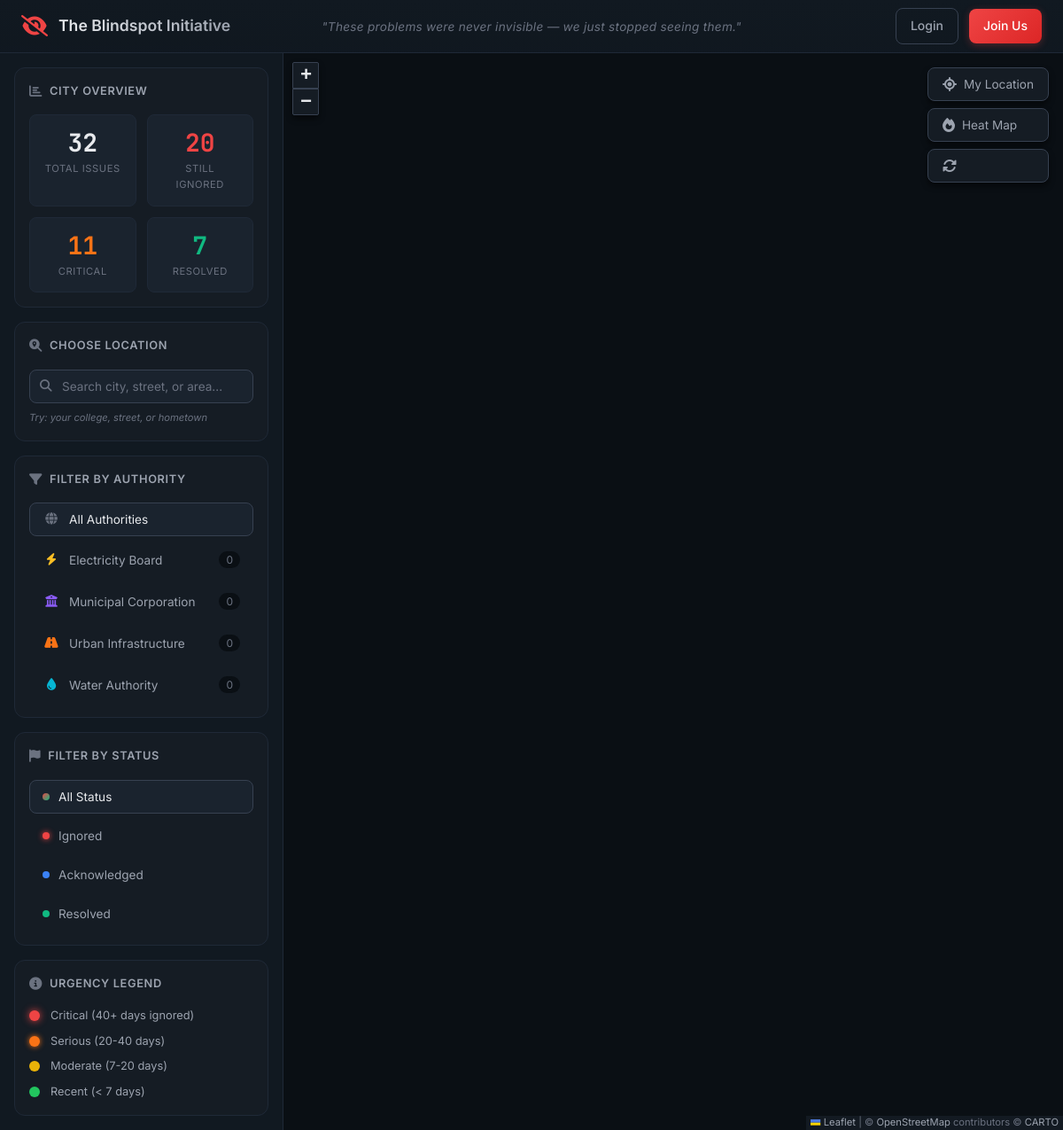
The page / on the database its author committed.
### core/models.py (models this page shows, shortened)
class Authority(models.Model):
    name = models.CharField(max_length=100)
    description = models.TextField(blank=True)
    icon = models.CharField(max_length=50, default='fa-building')  # FontAwesome icon
    color = models.CharField(max_length=7, default='#4d9fff')  # Hex color for markers
    email = models.EmailField(blank=True, help_text="Official email address for notifications")
    class Meta:
        verbose_name_plural = "Authorities"
        ordering = ['name']

### core/views.py (the view)
# urls.py: path('', views.index, name='index'),
def index(request):
    authorities = Authority.objects.prefetch_related('categories').all()
    categories = Category.objects.select_related('authority').all()
    stats = {
        'total_issues': Issue.objects.count(),
        'ignored_issues': Issue.objects.filter(status='ignored').count(),
        'resolved_issues': Issue.objects.filter(status='resolved').count(),
        'critical_issues': Issue.objects.filter(severity__gte=4, status='ignored').count(),
    }
    context = {
        'authorities': authorities,
        'categories': categories,
        'stats': stats,
    }
    return render(request, 'core/index.html', context)

### templates/core/index.html (shortened to what this page needs)
{% extends 'base.html' %}
{% load static %}
{% block content %}
<div class="app-container">
    <aside class="sidebar">
        <div class="panel stats-panel">
            <h3 class="panel-title">
                <i class="fa-solid fa-chart-bar"></i> City Overview
            </h3>
            <div class="stats-grid">
                <div class="stat-card stat-total">
                    <div class="stat-value" id="stat-total">{{ stats.total_issues }}</div>
                    <div class="stat-label">Total Issues</div>
                </div>
                <div class="stat-card stat-ignored">
                    <div class="stat-value" id="stat-ignored">{{ stats.ignored_issues }}</div>
                    <div class="stat-label">Still Ignored</div>
                </div>
                <div class="stat-card stat-critical">
                    <div class="stat-value" id="stat-critical">{{ stats.critical_issues }}</div>
                    <div class="stat-label">Critical</div>
                </div>
                <div class="stat-card stat-resolved">
                    <div class="stat-value" id="stat-resolved">{{ stats.resolved_issues }}</div>
                    <div class="stat-label">Resolved</div>
                </div>
            </div>
        </div>
        <div class="panel search-panel">
            <h3 class="panel-title">
                <i class="fa-solid fa-search-location"></i> Choose Location
            </h3>
            <div class="location-search-wrapper">
                <input type="text" id="location-search" placeholder="Search city, street, or area..."
                    autocomplete="off">
            </div>
            <div class="search-hint">Try: your college, street, or hometown</div>
        </div>
        <div class="panel filter-panel">
            <h3 class="panel-title">
                <i class="fa-solid fa-filter"></i> Filter by Authority
            </h3>
            <div class="filter-list">
                <button class="filter-btn active" data-authority="all">
                    <i class="fa-solid fa-globe"></i>
                    <span>All Authorities</span>
                </button>
                {% for authority in authorities %}
                <button class="filter-btn" data-authority="{{ authority.id }}"
                    style="--authority-color: {{ authority.color }}">
                    <i class="fa-solid {{ authority.icon }}"></i>
                    <span>{{ authority.name }}</span>
                    <span class="filter-count" id="authority-count-{{ authority.id }}">0</span>
                </button>
                {% endfor %}
            </div>
        </div>
        <div class="panel filter-panel">
            <h3 class="panel-title">
                <i class="fa-solid fa-flag"></i> Filter by Status
            </h3>
            <div class="filter-list">
                <button class="filter-btn status-btn active" data-status="all">
                    <span class="status-dot status-all"></span>
                    <span>All Status</span>
                </button>
                <button class="filter-btn status-btn" data-status="ignored">
                    <span class="status-dot status-ignored"></span>
                    <span>Ignored</span>
                </button>
                <button class="filter-btn status-btn" data-status="acknowledged">
                    <span class="status-dot status-acknowledged"></span>
                    <span>Acknowledged</span>
                </button>
                <button class="filter-btn status-btn" data-status="resolved">
                    <span class="status-dot status-resolved"></span>
                    <span>Resolved</span>
                </button>
            </div>
        </div>
        <div class="panel legend-panel">
            <h3 class="panel-title">
                <i class="fa-solid fa-circle-info"></i> Urgency Legend
            </h3>
            <div class="legend-items">
                <div class="legend-item">
                    <span class="legend-marker legend-critical"></span>
                    <span>Critical (40+ days ignored)</span>
                </div>
                <div class="legend-item">
                    <span class="legend-marker legend-serious"></span>
                    <span>Serious (20-40 days)</span>
                </div>
                <div class="legend-item">
                    <span class="legend-marker legend-moderate"></span>
                    <span>Moderate (7-20 days)</span>
                </div>
                <div class="legend-item">
                    <span class="legend-marker legend-recent"></span>
                    <span>Recent (< 7 days)</span>
                </div>
            </div>
        </div>
    </aside>
    <div class="map-wrapper">
        <div class="map-controls">
            <button class="map-control-btn" id="btn-my-location" title="Find issues near me">
                <i class="fa-solid fa-location-crosshairs"></i>
                <span>My Location</span>
            </button>
            <button class="map-control-btn" id="btn-toggle-heatmap" title="Toggle heat map">
                <i class="fa-solid fa-fire"></i>
                <span>Heat Map</span>
            </button>
            <button class="map-control-btn" id="btn-refresh" title="Refresh data">
                <i class="fa-solid fa-rotate"></i>
            </button>
        </div>
        <div id="map"></div>
    </div>
</div>
{% endblock %}

### templates/base.html (shortened to what this page needs)
{% load static %}
<!DOCTYPE html>
<html lang="en">
<head>
    <link rel="stylesheet" href="https://cdnjs.cloudflare.com/ajax/libs/font-awesome/6.4.0/css/all.min.css">
    <link rel="stylesheet" href="https://unpkg.com/leaflet@1.9.4/dist/leaflet.css" />
    <link rel="stylesheet" href="https://unpkg.com/leaflet.markercluster@1.4.1/dist/MarkerCluster.css" />
    <link rel="stylesheet" href="https://unpkg.com/leaflet.markercluster@1.4.1/dist/MarkerCluster.Default.css" />
    <link rel="stylesheet" href="{% static 'css/style.css' %}">
</head>
<body>
    <header class="header">
        <div class="header-left">
            <div class="logo">
                <i class="fa-solid fa-eye-slash"></i>
                <span class="logo-text">The Blindspot Initiative</span>
            </div>
        </div>
        <div class="header-center">
            <span class="tagline">"These problems were never invisible — we just stopped seeing them."</span>
        </div>
        <div class="header-right">
            {% if user.is_authenticated %}
            <a href="{% url 'report_issue' %}" class="btn btn-primary">
                <i class="fa-solid fa-plus"></i> Report Issue
            </a>
            <div class="user-menu">
                <span class="user-name"><i class="fa-solid fa-user"></i> {{ user.username }}</span>
                <a href="{% url 'logout' %}" class="btn btn-ghost">Logout</a>
            </div>
            {% else %}
            {% if request.resolver_match.url_name != 'login' %}
            <a href="{% url 'login' %}" class="btn btn-ghost">Login</a>
            {% endif %}
            {% if request.resolver_match.url_name != 'register' %}
            <a href="{% url 'register' %}" class="btn btn-primary">Join Us</a>
            {% endif %}
            {% endif %}
        </div>
    </header>
    <main class="main-content">
        {% block content %}{% endblock %}
    </main>
</body>
</html>

### rows shown on the page
Authority: name "Electricity Board"
Authority: name "Municipal Corporation"
Authority: name "Urban Infrastructure"
Authority: name "Water Authority"

### other values the page prints
{{ stats.total_issues }} "32"
{{ stats.ignored_issues }} "20"
{{ stats.critical_issues }} "11"
{{ stats.resolved_issues }} "7"
